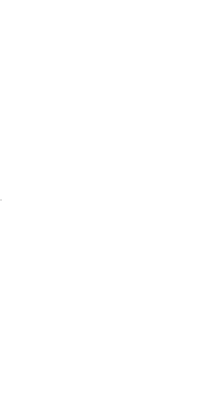
Frame 1 (no input)
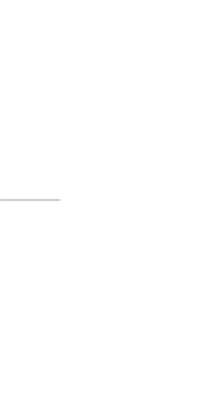
Frame 60 (the mouse pressed at the canvas centre just before this capture)
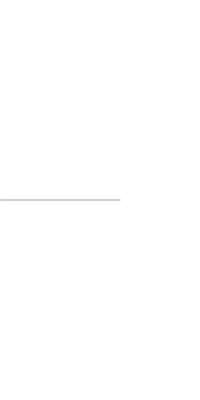
Frame 120 (the mouse held since frame 60 and released just before this capture)

The Processing sketch that drew these frames (run headless with seeded random() and noise(); from frame 60 on, the mouse is pressed at the canvas centre):

// Processing sketch: processing_133334
// ── processing_133334.pde

float x, y, t, f, a, o;
int q = 0;
boolean turn, stop = false;    
int where;

void setup() {
  //smooth();
  size(200, 400);
  background(255);
  where = 6* width/8-4;

  f = 100;
  a = 0;
  o = height/2;

  //println("Use UP/DOWN to affect amplitude. RIGHT/LEFT to affect frequency.");
  println("AMP: " + a + "\t\tFREQ: " + f + " q = " + q);
  //frameRate(30);
}


void draw() {
  if (x > width) {
    x = 0;
    q++;
    background(255);
  }
  wave();

  if ((q>=4 && x == width/8) || (q>=4)) {    // check when
    noFill();
    stroke(200);
    ellipse(where, height/2, 9, 9);
    //turn = true;
  }
  if (q==4) {
    turn = true;    //why this line doesn't work without else?
  }
  else {
    turn =false;
  }


  println("AMP: " + a + "\tFREQ: " + f + "   q = " +q
    +"\tturn =" +turn +  "   stop = " + stop);
}

void wave() {
  fill(100);
  noStroke();

 
  if ((q>= 5)&& (x>= where - 10)) {
    x = x; 
    stop = true;  
  } else if (stop == false){
    a=0;
    f = 100;
    x++;
  }
  
  if ((turn)&& (x>= where - 10)&&(x<= where + 10)) {
    //background(255);
    a=10;
    f=300;
  }
    t+=f/100;
    y = sin(t)*a + o;
    ellipse(x, y, 1, 1);
  
  
    
}
void keyPressed() {
  switch(keyCode) {
  case UP:
    a+=10;
    break;
  case DOWN:
    a-=10;
    break;
  case RIGHT:
    f+=100;
    break;
  case LEFT:
    f-=100;
    break;
  case ENTER:
    a = 0;
    break;
  case BACKSPACE:
    background(255);
    t=0;
    break;
  }

  f = constrain(f, 0, 100000);
  a = constrain(a, 0, height/2);

  //println("AMP: " + a + "\t\tFREQ: " + f + " q = " + q);
}
